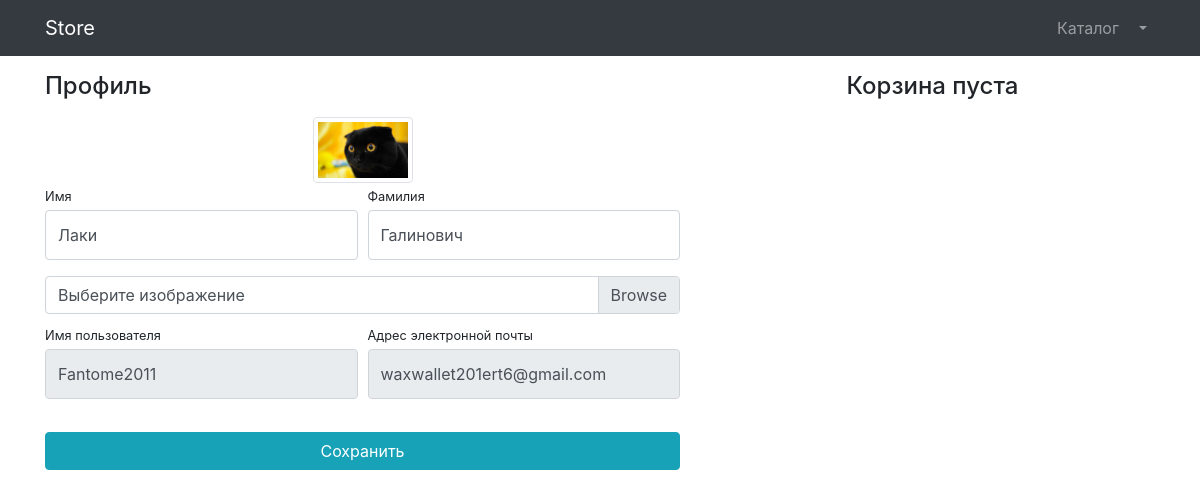
Before: /users/profile/ (signed in) with the older database file.
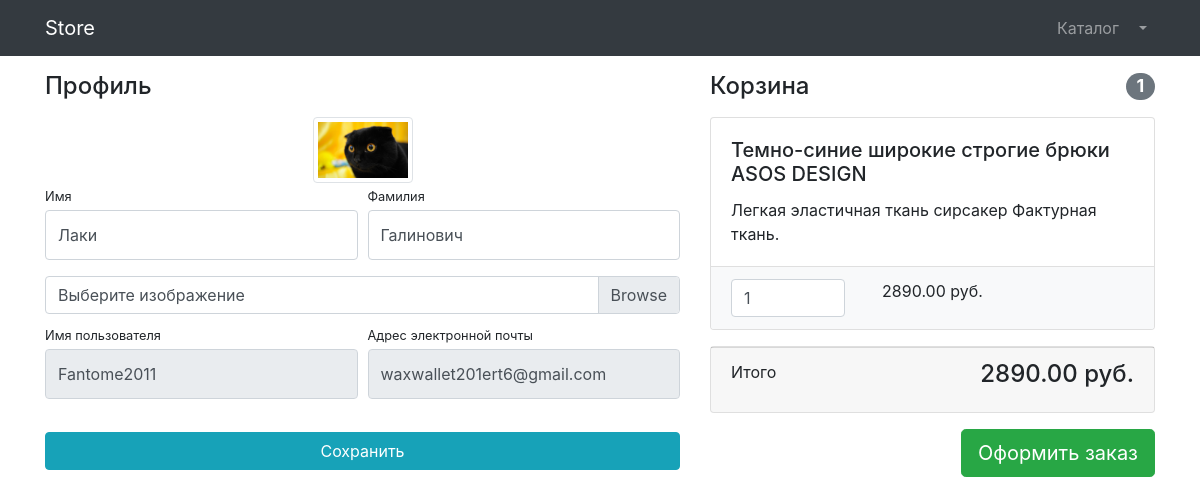
After: the same page with the newer database file.
### products/models.py (models this page shows, shortened)
class Basket(models.Model):
    user = models.ForeignKey(to=User, on_delete=models.CASCADE)
    product = models.ForeignKey(to=Product, on_delete=models.CASCADE)
    quantity = models.PositiveSmallIntegerField(default=0)
    created_timestamp = models.DateTimeField(auto_now_add=True)
    objects = BasketQuerySet.as_manager()
    def sum(self):
        return self.product.price * self.quantity

class Product(models.Model):
    name = models.CharField(max_length=256)
    description = models.TextField()
    price = models.DecimalField(max_digits=8, decimal_places=2)
    quantity = models.PositiveIntegerField(default=0)
    image = models.ImageField(upload_to='products_images')
    category = models.ForeignKey(to=ProductCategory, on_delete=models.CASCADE)
    class Meta:
        verbose_name = "Product"
        verbose_name_plural = "Products"

### users/views.py (the view)
# urls.py: path('profile/', profile, name='profile'),
@login_required
def profile(request):
    if request.method == 'POST':
        form = UserProfileForm(instance=request.user, data=request.POST, files=request.FILES)
        if form.is_valid():
            form.save()
            return HttpResponseRedirect(reverse('users:profile'))
    else:
        form = UserProfileForm(instance=request.user)
    context = {'title': 'Store - Профиль',
               'form': form,
               'baskets': Basket.objects.filter(user=request.user),
               }
    return render(request, 'users/profile.html', context)

### users/forms.py
class UserProfileForm(UserChangeForm):
    first_name = forms.CharField(widget=forms.TextInput(attrs={
        'class': "form-control py-4",}))
    last_name = forms.CharField(widget=forms.TextInput(attrs={
        'class': "form-control py-4",}))
    image = forms.ImageField(widget=forms.FileInput(attrs={
        'class': "custom-file-input"}), required=False)
    username = forms.CharField(widget=forms.TextInput(attrs={
        'class': "form-control py-4", "readonly": True}))
    email = forms.CharField(widget=forms.EmailInput(attrs={
        'class': "form-control py-4", "readonly": True}))
    class Meta:
        model = User
        fields = ('first_name', 'last_name', 'image', 'username', 'email')

### products/models.py (called while the page is built)
    def total_sum(self):
        return sum(basket.sum() for basket in self)

    def total_quantity(self):
        return sum(basket.quantity for basket in self)

### users/templates/users/profile.html (shortened to what this page needs)
{% extends 'products/base.html' %}
{% load static %}
{% block css %}
    <link href="{% static 'vendor/css/profile.css' %}" rel="stylesheet">
{% endblock %}
{% block content %}
    <div class="container">
    <div class="row">
        <div class="col-lg-7">
            <h4 class="mt-3 mb-3">Профиль</h4>
            <div class="col-lg-12 text-center">
                <img width="100" height="100"
                     src="{% if user.image %} {{ user.image.url }} {% else %}{% static 'vendor/img/users/default_avatar.jpg' %}{% endif %}"
                     class="img-thumbnail">
            </div>
            <form action="{% url 'users:profile' %}" method="post" enctype="multipart/form-data">
                <div class="form-row">
                    <div class="col-lg-6">
                        <div class="form-group">
                            <label class="small mb-1" for="{{ form.first_name.id_for_label }}">Имя</label>
                            {{form.first_name}}
                        </div>
                    </div>
                    <div class="col-lg-6">
                        <div class="form-group">
                            <label class="small mb-1" for="{{ form.last_name.id_for_label }}">Фамилия</label>
                            {{form.last_name}}
                        </div>
                    </div>
                </div>
                <div class="form-row mb-2">
                    <div class="col-lg-12">
                        <div class="custom-file">
                            <label class="custom-file-label" for="{{ form.image.id_for_label }}">Выберите изображение</label>
                        </div>
                    </div>
                </div>
                <div class="form-row">
                    <div class="col-lg-6">
                        <label class="small mb-1" for="{{ form.username.id_for_label }}">Имя пользователя</label>
                        {{form.username}}
                    </div>
                    <div class="col-lg-6">
                        <label class="small mb-1" for="{{ form.email.id_for_label }}">Адрес электронной
                            почты</label>
                        {{form.email}}
                    </div>
                </div>
                <div class="form-row">
                    <div class="col-lg-12" style="margin-top: 33px;">
                        <input class="btn btn-info btn-block" type="submit" value="Сохранить">
                    </div>
                </div>
            </form>
        </div>
        <div class="col-lg-5">
            {% include 'products/baskets.html' %}
        </div>
    </div>
</div>
{% endblock %}

### products/templates/products/baskets.html (shortened to what this page needs)
{% if baskets %}
    <h4 class="mt-3 mb-3 d-flex justify-content-between align-items-center mb-3">
                Корзина <span class="badge badge-secondary badge-pill">{{ baskets.total_quantity }}</span>
            </h4>
            {% for basket in baskets %}
                <div class="card mb-3">
                <div class="card-body">
                    <h5 class="card-title">{{ basket.product.name }}</h5>
                    <p class="card-text">{{ basket.product.description }}</p>
                </div>
                <ul class="list-group list-group-flush">
                    <li class="list-group-item bg-light">
                        <div class="row text-center">
                            <div class="col-lg-4">
                                <input name="basketID" type="number" class="form-control"
                                       value="{{ basket.quantity }}" min="0">
                            </div>
                            <div class="col-lg-4">{{ basket.sum}} руб.</div>
                            <div class="col-lg-4">
                            </div>
                        </div>
                    </li>
                </ul>
            </div>
            {% endfor %}
            <div class="card mb-3">
                <div class="card-footer">
                    <p class="float-left">Итого</p>
                    <h4 class="float-right">{{ baskets.total_sum}} руб.</h4>
                </div>
            </div>
            <a class="btn btn-success btn-lg float-right" href="../orders/order-create.html">
                Оформить заказ
            </a>
{% else %}
    <h4 class="mt-3 mb-3 justify-content-between align-items-center mb-3 text-center">
                Корзина пуста
            </h4>
{% endif %}

Changed rows visible on the page:
added Basket: total_quantity "1", product.name "Темно-синие широкие строгие брюки ASOS DESIGN", product.description "Легкая эластичная ткань сирсакер Фактурная ткань.", basketID "1", sum "2890.00", total_sum "2890.00"
Other visible differences:
text no longer shown: "Корзина пуста"
text now shown: "Корзина Итого руб. Оформить заказ"
